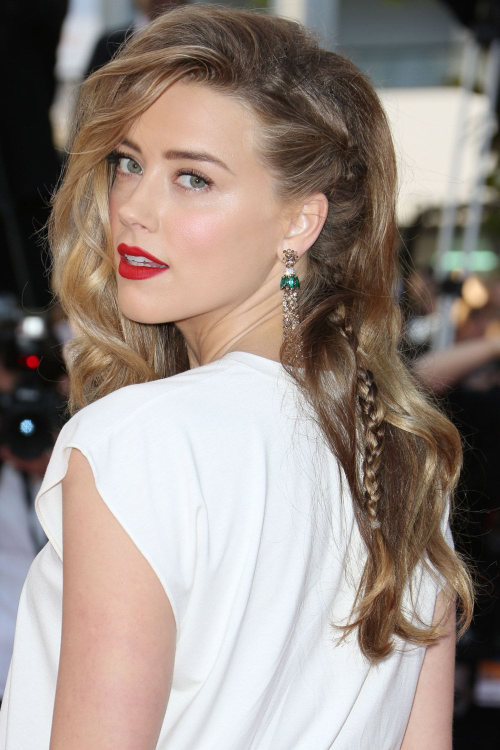
#> input picture opencv_python/stock/cvimg.jpg, 1000 x 1500 px, given in place of the camera (shown at 1/2 size)
$ python virtual_paint-project_1.py
#> lines starting #> are read from the running program, lines starting #| are printed output that depends on the picture; after the words box and inside, x2 and y2 are one past the last pixel; in counts of white or black regions, pixels touching at a corner belong together
#> further down, img is the input picture: shape (1500, 1000, 3); mean B, G, R 132.9, 140.2, 152.9
import cv2
import numpy as np

cap=cv2.VideoCapture(0)
cap.set(3,640)
cap.set(4,480)
cap.set(10,150)

mycolor=[[5,107,0,19,255,255],#orange
         [133,56,0,159,156,255],#purple
         [57,76,0,100,255,255]]#green

mycolorvalues=[[51,153,255],    ##BGR format
               [255,0,255],
               [0,255,0]]

mypoint=[]   #[x,y,colorcode]

def findcolor(img,mycolor,mycolorvalues):
     imghsv = cv2.cvtColor(img, cv2.COLOR_BGR2HSV)
#> imghsv: shape (1500, 1000, 3); mean H, S, V 46.6, 53, 156.6
     count=0
     newpoints=[]
     for color in mycolor:
         lower = np.array(color[:3])
         upper = np.array(color[3:6])
         mask = cv2.inRange(imghsv, lower, upper)
         x,y=getcontours(mask)
         cv2.circle(imgresult,(x,y),10,mycolorvalues[count],cv2.FILLED)
         if x!=0 and y!=0:
             newpoints.append([x,y,count])
         count=count+1
#> this loop made 3 passes
#> (x, y) on passes 1, 3: (427, 109), (0, 0)
#> (contours in getcontours, x, y) on pass 2: (50 contours, all with area under 20, 0, 0)
#> pass 1, in findcolor, `mask = cv2.inRange(imghsv, lower, upper)`:
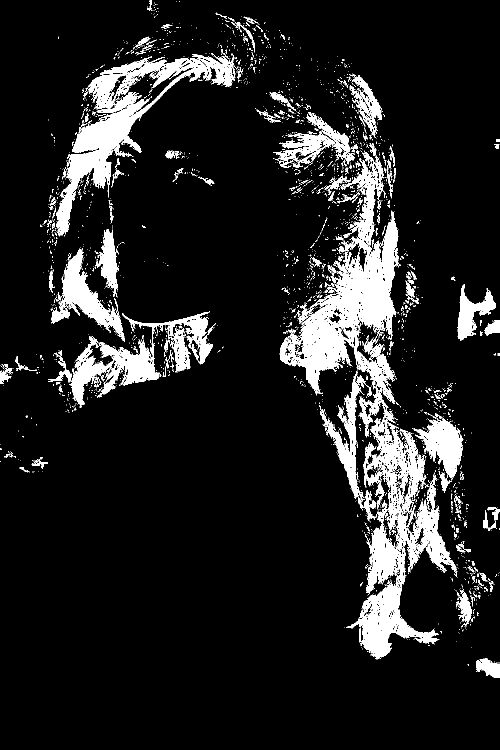
#> mask: shape (1500, 1000) (shown at 1/2 size); 11.3% white; 2908 white regions (2681 under 20 px), largest, box (x1, y1, x2, y2) and area: (559, 311, 915, 1319) 75147, (112, 113, 416, 473) 23914, (138, 623, 426, 816) 13239
#> pass 2, in findcolor, `mask = cv2.inRange(imghsv, lower, upper)`:
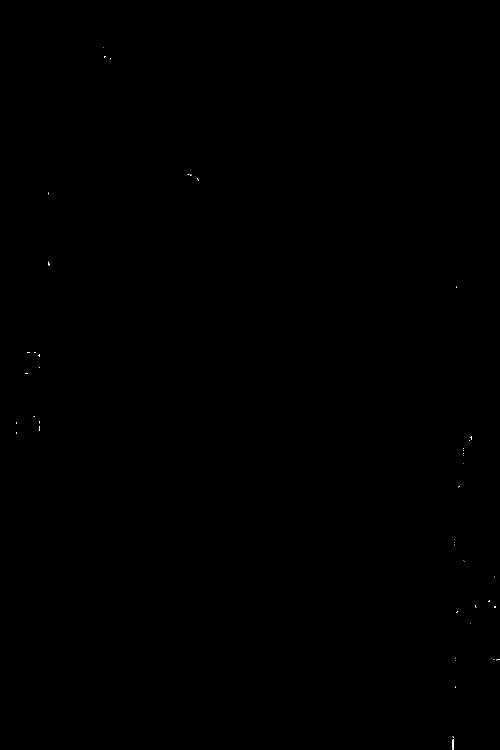
#> mask: shape (1500, 1000) (shown at 1/2 size); 0.02% white in thin lines or dots
#> pass 3, in findcolor, `mask = cv2.inRange(imghsv, lower, upper)`:
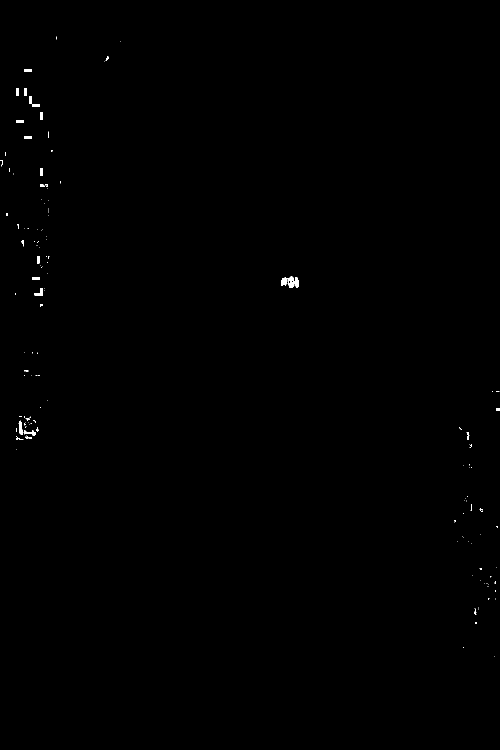
#> mask: shape (1500, 1000) (shown at 1/2 size); 0.18% white; 150 white regions (118 under 20 px), largest, box (x1, y1, x2, y2) and area: (575, 552, 589, 576) 223, (562, 555, 576, 572) 156, (68, 576, 86, 592) 154
#> after the loop: imgresult: shape (1500, 1000, 3); 0.03% of pixels changed, all inside (x1, y1, x2, y2) = (0, 0, 438, 120)
#> after the loop, count = 3; newpoints = [[427, 109, 0]]
     return newpoints
       #  cv2.imshow(str(color[0]),mask)

def getcontours(img):
    contours,hierarchy=cv2.findContours(img,cv2.RETR_EXTERNAL,cv2.CHAIN_APPROX_NONE)
    x,y,w,h=0,0,0,0
    for cnt in contours:
        area=cv2.contourArea(cnt)

        if area>500:
           #cv2.drawContours(imgresult, cnt, -1, (255, 0, 0), 3)
           peri=cv2.arcLength(cnt,True)

           approx=cv2.approxPolyDP(cnt,0.02*peri,True)

           x,y,w,h=cv2.boundingRect(approx)
    return x+w//2,y

def drawoncanvas(mypoint,mycolorvalues):
    for points in mypoint:
        cv2.circle(imgresult, (points[0], points[1]), 10, mycolorvalues[points[2]], cv2.FILLED)


while True:
    success,img=cap.read()
    imgresult=img.copy()
    newpoints=findcolor(img,mycolor,mycolorvalues)
#> newpoints = [[427, 109, 0]]
    if len(newpoints)!=0:
        for newpnt in newpoints:
            mypoint.append(newpnt)
#> this loop made 1 pass
#> after the loop, mypoint = [[427, 109, 0]]
    if len(mypoint)!=0:
        drawoncanvas(mypoint,mycolorvalues)
#> the loop in drawoncanvas, `for points in mypoint:` made 1 pass
    cv2.imshow("Video",imgresult)
    if cv2.waitKey(1) & 0xFF==ord('q'):
#> (key q is pressed here)
        break
